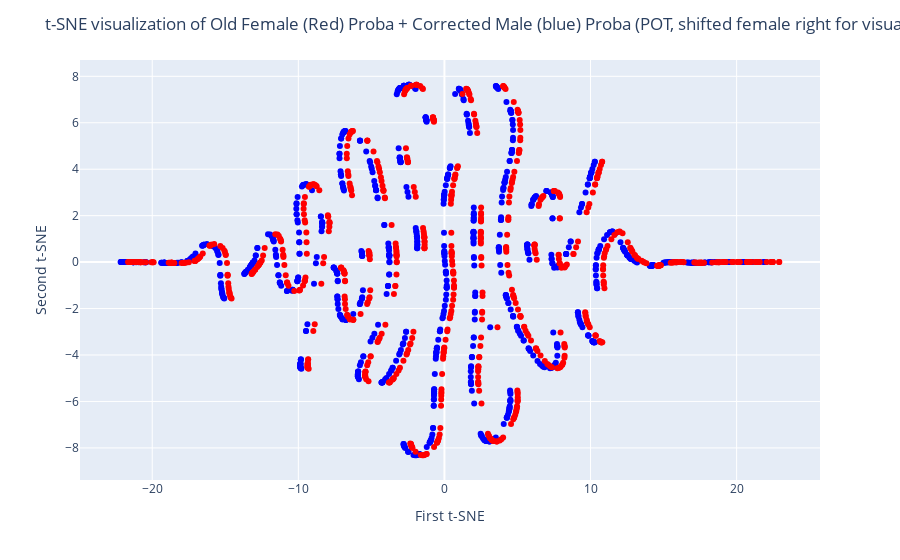

Notebook code for this chart:
### Code cell
import plotly.express as px

fig = px.scatter(x=X_train_male_proba_temp_2d[:, 0], y=X_train_male_proba_temp_2d[:, 1], color_discrete_sequence=['blue'])
fig2 = px.scatter(x=X_train_female_proba_2d[:, 0] + 0.5, y=X_train_female_proba_2d[:, 1], color_discrete_sequence=['red'])
fig.update_layout(
    title="t-SNE visualization of Old Female (Red) Proba + Corrected Male (blue) Proba (POT, shifted female right for visualization)",
    xaxis_title="First t-SNE",
    yaxis_title="Second t-SNE",
)
fig.add_trace(fig2.data[0])
fig.show()

### Figure 1 — Plotly figure (JSON) as saved in the notebook; plotly's stock layout.template omitted (floating-point values rounded to 4 significant figures; data arrays with more than 128 entries replaced by an {"elided": "..."} marker saying what was removed)
{"data": [{"hovertemplate": "x=%{x}<br>y=%{y}<extra></extra>", "legendgroup": "", "marker": {"color": "blue", "symbol": "circle"}, "mode": "markers", "name": "", "orientation": "v", "showlegend": false, "type": "scatter", "x": {"elided": "977 float values"}, "xaxis": "x", "y": {"elided": "977 float values"}, "yaxis": "y"}, {"hovertemplate": "x=%{x}<br>y=%{y}<extra></extra>", "legendgroup": "", "marker": {"color": "red", "symbol": "circle"}, "mode": "markers", "name": "", "orientation": "v", "showlegend": false, "type": "scatter", "x": {"elided": "800 float values"}, "xaxis": "x", "y": {"elided": "800 float values"}, "yaxis": "y"}], "layout": {"legend": {"tracegroupgap": 0}, "margin": {"t": 60}, "title": {"text": "t-SNE visualization of Old Female (Red) Proba + Corrected Male (blue) Proba (POT, shifted female right for visualization)"}, "xaxis": {"anchor": "y", "domain": [0, 1], "title": {"text": "First t-SNE"}}, "yaxis": {"anchor": "x", "domain": [0, 1], "title": {"text": "Second t-SNE"}}}}
